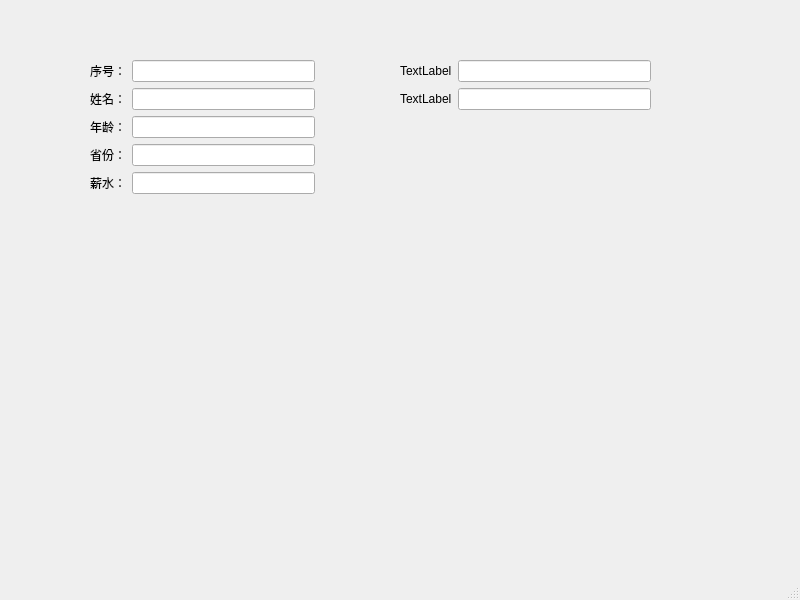
<?xml version="1.0" encoding="UTF-8"?>
<ui version="4.0">
 <class>MainWindow</class>
 <widget class="QMainWindow" name="MainWindow">
  <property name="geometry">
   <rect>
    <x>0</x>
    <y>0</y>
    <width>800</width>
    <height>600</height>
   </rect>
  </property>
  <property name="windowTitle">
   <string>MainWindow</string>
  </property>
  <widget class="QWidget" name="centralwidget">
   <widget class="QWidget" name="formLayoutWidget">
    <property name="geometry">
     <rect>
      <x>400</x>
      <y>60</y>
      <width>251</width>
      <height>131</height>
     </rect>
    </property>
    <layout class="QFormLayout" name="formLayout_2">
     <item row="0" column="0">
      <widget class="QLabel" name="label_6">
       <property name="text">
        <string>TextLabel</string>
       </property>
      </widget>
     </item>
     <item row="1" column="0">
      <widget class="QLabel" name="label_7">
       <property name="text">
        <string>TextLabel</string>
       </property>
      </widget>
     </item>
     <item row="0" column="1">
      <widget class="QLineEdit" name="lineEdit_6"/>
     </item>
     <item row="1" column="1">
      <widget class="QLineEdit" name="lineEdit_7"/>
     </item>
    </layout>
   </widget>
   <widget class="QWidget" name="">
    <property name="geometry">
     <rect>
      <x>90</x>
      <y>60</y>
      <width>225</width>
      <height>135</height>
     </rect>
    </property>
    <layout class="QFormLayout" name="formLayout">
     <item row="0" column="0">
      <widget class="QLabel" name="label">
       <property name="text">
        <string>序号：</string>
       </property>
      </widget>
     </item>
     <item row="0" column="1">
      <widget class="QLineEdit" name="lineEdit"/>
     </item>
     <item row="1" column="0">
      <widget class="QLabel" name="label_2">
       <property name="text">
        <string>姓名：</string>
       </property>
      </widget>
     </item>
     <item row="1" column="1">
      <widget class="QLineEdit" name="lineEdit_2"/>
     </item>
     <item row="2" column="0">
      <widget class="QLabel" name="label_3">
       <property name="text">
        <string>年龄：</string>
       </property>
      </widget>
     </item>
     <item row="2" column="1">
      <widget class="QLineEdit" name="lineEdit_3"/>
     </item>
     <item row="3" column="0">
      <widget class="QLabel" name="label_4">
       <property name="text">
        <string>省份：</string>
       </property>
      </widget>
     </item>
     <item row="3" column="1">
      <widget class="QLineEdit" name="lineEdit_4"/>
     </item>
     <item row="4" column="0">
      <widget class="QLabel" name="label_5">
       <property name="text">
        <string>薪水：</string>
       </property>
      </widget>
     </item>
     <item row="4" column="1">
      <widget class="QLineEdit" name="lineEdit_5"/>
     </item>
    </layout>
   </widget>
  </widget>
  <widget class="QMenuBar" name="menubar">
   <property name="geometry">
    <rect>
     <x>0</x>
     <y>0</y>
     <width>800</width>
     <height>26</height>
    </rect>
   </property>
  </widget>
  <widget class="QStatusBar" name="statusbar"/>
 </widget>
 <resources/>
 <connections/>
</ui>
